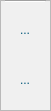
   <widget class="QFrame" name="frame_toolControl">
    <property name="geometry">
     <rect>
      <x>-1</x>
      <y>420</y>
      <width>51</width>
      <height>111</height>
     </rect>
    </property>
    <property name="styleSheet">
     <string notr="true">background-color: rgb(240, 240, 240);</string>
    </property>
    <property name="frameShape">
     <enum>QFrame::StyledPanel</enum>
    </property>
    <property name="frameShadow">
     <enum>QFrame::Raised</enum>
    </property>
    <widget class="QToolButton" name="toolButton_toolPause">
     <property name="geometry">
      <rect>
       <x>5</x>
       <y>60</y>
       <width>40</width>
       <height>40</height>
      </rect>
     </property>
     <property name="styleSheet">
      <string notr="true">QToolButton{
color: rgb(2, 87, 122);
background-color: rgb(240, 240, 240);
border: none;
border-style: outset;
border-width: 0px;
border-radius: 10px;
}
QToolButton:hover{
background-color: rgb(25, 149, 173);
color: rgb(255, 255, 255);
}</string>
     </property>
     <property name="text">
      <string>...</string>
     </property>
     <property name="icon">
      <iconset resource="../chart.qrc">
       <normaloff>:/icon/chart/iconChartPause_Off.jpg</normaloff>
       <activeoff>:/icon/chart/iconChartPause_On.jpg</activeoff>:/icon/chart/iconChartPause_Off.jpg</iconset>
     </property>
     <property name="iconSize">
      <size>
       <width>30</width>
       <height>30</height>
      </size>
     </property>
     <property name="autoRaise">
      <bool>true</bool>
     </property>
    </widget>
    <widget class="Line" name="line_4">
     <property name="geometry">
      <rect>
       <x>5</x>
       <y>-7</y>
       <width>41</width>
       <height>16</height>
      </rect>
     </property>
     <property name="orientation">
      <enum>Qt::Horizontal</enum>
     </property>
    </widget>
    <widget class="QToolButton" name="toolButton_toolPlay">
     <property name="geometry">
      <rect>
       <x>5</x>
       <y>10</y>
       <width>40</width>
       <height>40</height>
      </rect>
     </property>
     <property name="styleSheet">
      <string notr="true">QToolButton{
color: rgb(2, 87, 122);
background-color: rgb(240, 240, 240);
border: none;
border-style: outset;
border-width: 0px;
border-radius: 10px;
}
QToolButton:hover{
background-color: rgb(25, 149, 173);
color: rgb(255, 255, 255);
}</string>
     </property>
     <property name="text">
      <string>...</string>
     </property>
     <property name="icon">
      <iconset resource="../chart.qrc">
       <normaloff>:/icon/chart/iconChartPlay_Off.jpg</normaloff>
       <activeoff>:/icon/chart/iconChartPlay_On.jpg</activeoff>:/icon/chart/iconChartPlay_Off.jpg</iconset>
     </property>
     <property name="iconSize">
      <size>
       <width>30</width>
       <height>30</height>
      </size>
     </property>
     <property name="autoRaise">
      <bool>true</bool>
     </property>
    </widget>
   </widget>
